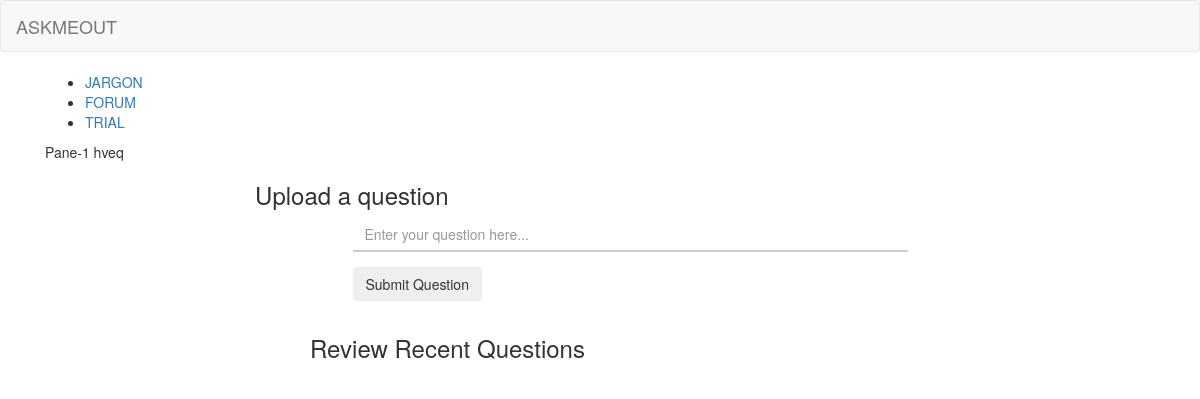
Before: /forum/ with the older database file.
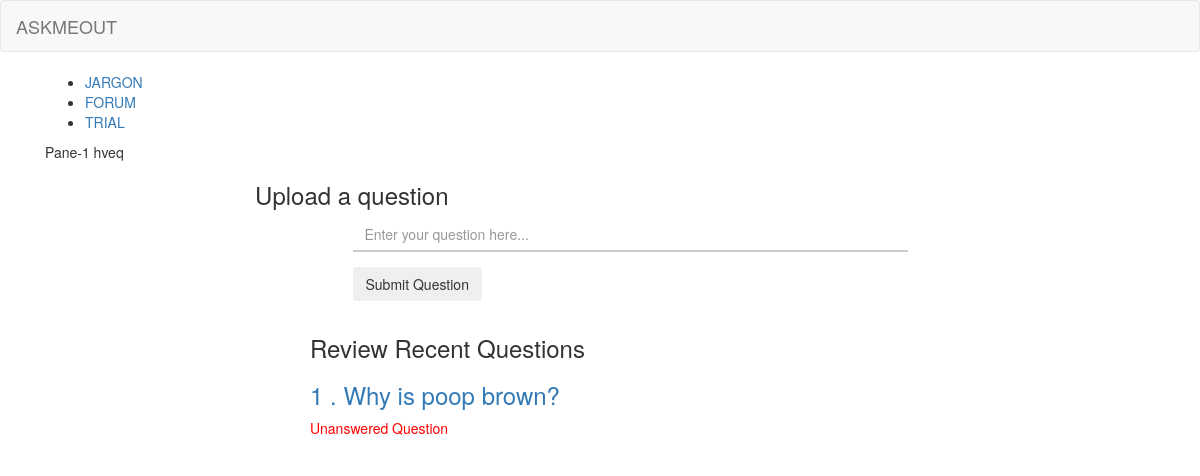
After: the same page with the newer database file.
### app/models.py (models this page shows)
class Question(models.Model):
	name = models.TextField(max_length = 500)
	uid = models.CharField(max_length=500)
	qid=models.IntegerField(primary_key=True)
	boolValue = models.BooleanField(default=False)

### app/views.py (the view)
# urls.py: url(r'^forum/', views.forum),
def forum(request):
    questions = Question.objects.all()
    return render(request, 'forum.html',{'questions':questions})

### app/templates/forum.html (shortened to what this page needs)
{% extends 'base.html' %}
{% block content %}
<ul class="mui-tabs__bar mui-tabs__bar--justified">
  <li><a a href="/jargon" data-mui-toggle="tab" data-mui-controls="pane-justified-1">JARGON</a></li>
  <li class="mui--is-active"><a a href="/forum" data-mui-toggle="tab" data-mui-controls="pane-justified-2">FORUM</a></li>
    <li><a a href="/trial" data-mui-toggle="tab" data-mui-controls="pane-justified-3">TRIAL</a></li>
</ul>
<div class="mui-tabs__pane" id="pane-justified-1">Pane-1 hveq </div>
 <div>
<div class="top-content">
            <div class="inner-bg">
                <div class="container">
                    <div class="row">
                        <div class="col-sm-8 col-sm-offset-2 text">
                            <h3> Upload a question </h3>
                        </div>
                    </div>
                    <div class="row">
                        <div class="col-sm-6 col-sm-offset-3 form-box">
                            <div class="form-bottom contact-form">
                                <form role="form" action="/sentQues/" method="post">{% csrf_token %}
                                    <div class="form-group">
                                        <input type="text" name="qname" placeholder="Enter your question here..." class="contactqname form-control" id="qname">
                                    </div>
                                    <button type="submit" class="btn">Submit Question</button>
                                </form>
                            </div>
                        </div>
                    </div>
                </div>
            </div>
        </div>
</div>
<div class="col-sm-8 col-sm-offset-4 form-box">
<h3>Review Recent Questions</h3>
{% for question in questions %}
        <div class="question">
             <h3><a href="/questionDetail/{{question.qid}}">{{ question.qid }} . {{ question.name }} </a></h3>
            {% if question.boolValue == "True" %}
            <p style="color:green">Answered Question</p>
            {% else %}
            <p style="color:red">Unanswered Question</p>
            {% endif %}
        </div>
    {% endfor %}
 </div>
{% endblock %}

Changed rows visible on the page:
added Question: qid "1", name "Why is poop brown?", boolValue "Unanswered Question"
